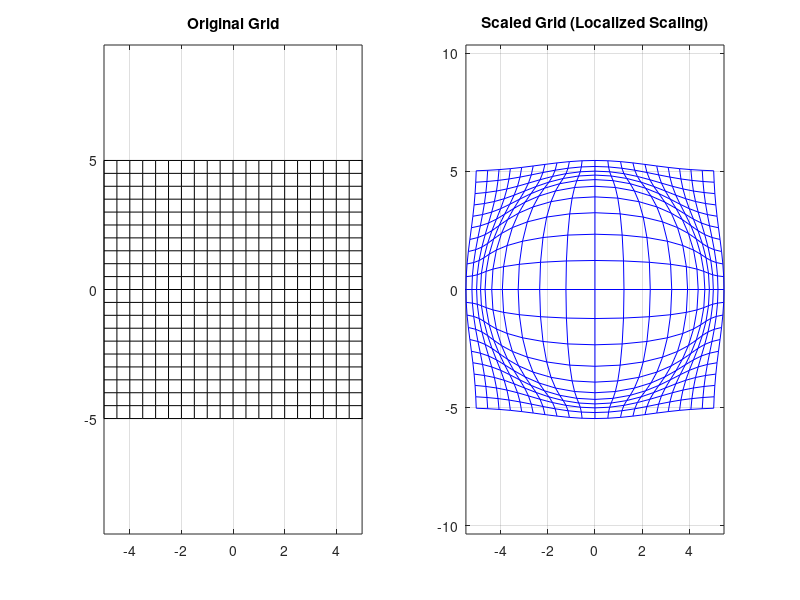

Write the MATLAB code that produced this figure. (Note: this script raises an error after producing the figure.)
% Space_contraction_using_quaternions1

clear
clc

% Parameters for the grid
grid_size = 21;  % Number of points in each direction
x = linspace(-5, 5, grid_size);
y = linspace(-5, 5, grid_size);

% Create a meshgrid
[X, Y] = meshgrid(x, y);

% Define the scaling function (radial scaling example)
% Scaling factor: larger near the origin, decaying away
alpha = 1.5;   % Strength of scaling
sigma = 3;     % Range of influence for scaling
scaling_function = @(x, y) 1 + alpha * exp(-(x.^2 + y.^2) / sigma^2);

% Compute the scaling factors for each point in the grid
S = scaling_function(X, Y);

% Apply the scaling to the grid
X_scaled = S .* X;
Y_scaled = S .* Y;

% Plot the original and scaled grids
figure(12);
clf
% Original grid
subplot(1, 2, 1);
plot(X, Y, 'k'); hold on;
plot(X', Y', 'k'); % Transpose to plot vertical lines
title('Original Grid');
axis equal; grid on;

% Scaled grid
subplot(1, 2, 2);
plot(X_scaled, Y_scaled, 'b'); hold on;
plot(X_scaled', Y_scaled', 'b'); % Transpose to plot vertical lines
title('Scaled Grid (Localized Scaling)');
axis equal; grid on;

% Labels for clarity
sgtitle('Localized Contraction/Inflation of a 2D Grid');
